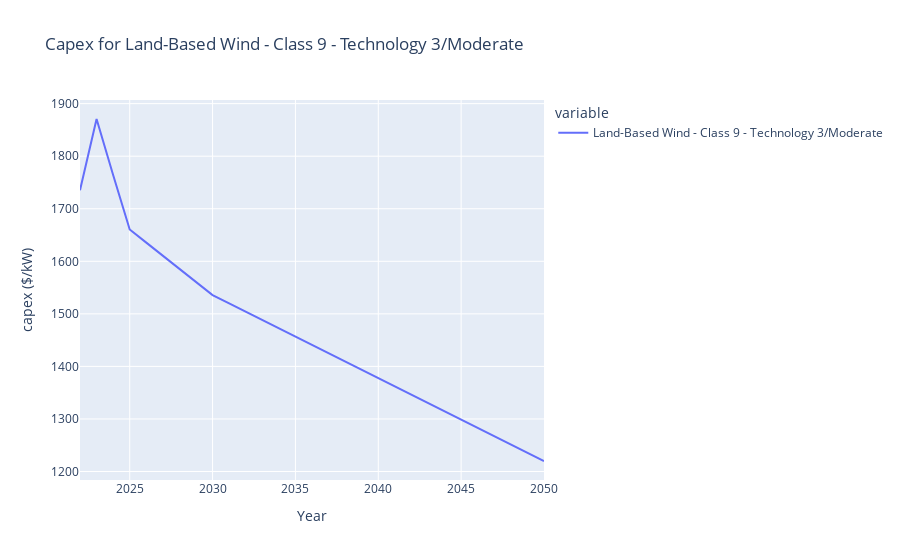

The notebook cell this image was saved under:
### Code cell
# Plot LCOE by year for Offshore Wind - Class 1/Advanced using Plotly
fig = px.line(proc_wind.df_capex.loc[wind_tech], 
              labels={"index": "Year", "value": "Capex ($/W)"},
              title=f"Capex for {wind_tech}")
fig.update_layout(xaxis_title="Year", yaxis_title="capex ($/kW)")
fig.show()

### Figure 1 — Plotly figure (JSON) as saved in the notebook; plotly's stock layout.template omitted (floating-point values rounded to 4 significant figures)
{"data": [{"hovertemplate": "variable=Land-Based Wind - Class 9 - Technology 3/Moderate<br>Year=%{x}<br>Capex ($/W)=%{y}<extra></extra>", "legendgroup": "Land-Based Wind - Class 9 - Technology 3/Moderate", "line": {"color": "#636efa", "dash": "solid"}, "marker": {"symbol": "circle"}, "mode": "lines", "name": "Land-Based Wind - Class 9 - Technology 3/Moderate", "orientation": "v", "showlegend": true, "type": "scatter", "x": [2022, 2023, 2024, 2025, 2026, 2027, 2028, 2029, 2030, 2031, 2032, 2033, 2034, 2035, 2036, 2037, 2038, 2039, 2040, 2041, 2042, 2043, 2044, 2045, 2046, 2047, 2048, 2049, 2050], "xaxis": "x", "y": [1735.0, 1871.0, 1764.0, 1660.0, 1636.0, 1611.0, 1586.0, 1561.0, 1536.0, 1520.0, 1504.0, 1488.0, 1473.0, 1457.0, 1441.0, 1425.0, 1409.0, 1394.0, 1378.0, 1362.0, 1346.0, 1331.0, 1315.0, 1299.0, 1283.0, 1267.0, 1252.0, 1236.0, 1220.0], "yaxis": "y"}], "layout": {"legend": {"title": {"text": "variable"}, "tracegroupgap": 0}, "title": {"text": "Capex for Land-Based Wind - Class 9 - Technology 3/Moderate"}, "xaxis": {"anchor": "y", "domain": [0, 1], "title": {"text": "Year"}}, "yaxis": {"anchor": "x", "domain": [0, 1], "title": {"text": "capex ($/kW)"}}}}
